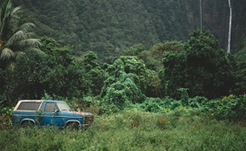
#> input picture lab2/InputImage.png, 246 x 151 px
$ jupyter execute lab2.ipynb
#> lines starting #> are read from the running program, lines starting #| are printed output that depends on the picture
# ЛАБОРАТОРНА РОБОТА №2

## Цифрова стеганографія засобами найменш значущогобіта

[cell 1]
import cv2
import numpy as np
import imageio
from matplotlib import pyplot as plt

### 1.1 Виконати вбудовування водяного знаку зображення.

[cell 2]
img = cv2.imread('InputImage.png')
#> img is the input picture: shape (151, 246, 3); mean B, G, R 62.1, 81.4, 66.1
img = cv2.cvtColor(img, cv2.COLOR_BGR2RGB)

wm = cv2.imread('WM.png')
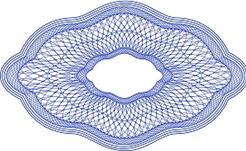
#> input picture lab2/WM.png, 246 x 151 px
#> wm is the input picture: shape (151, 246, 3); mean B, G, R 227.7, 207.8, 202.5
wm = cv2.cvtColor(wm, cv2.COLOR_BGR2RGB)

plt.figure(figsize=(10, 5))

plt.subplot(2, 2, 1)
plt.imshow(img)
plt.axis("off")

plt.subplot(2, 2, 2)
plt.imshow(wm)
plt.axis("off")

gray_img = cv2.cvtColor(img, cv2.COLOR_BGR2GRAY)

gray_wm = cv2.cvtColor(wm, cv2.COLOR_BGR2GRAY)
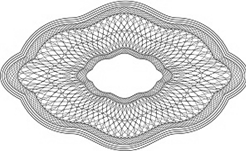
#> gray_wm: shape (151, 246); min 65, max 255, mean 213.2
_, bin_wm = cv2.threshold(gray_wm, 190, 255, cv2.THRESH_BINARY)
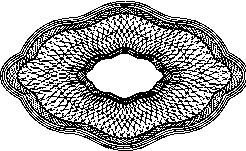
#> bin_wm: shape (151, 246); 67.8% white; black in thin lines or dots

plt.subplot(2, 2, 3)
plt.imshow(gray_img, cmap="gray")
plt.axis("off")

plt.subplot(2, 2, 4)
plt.imshow(bin_wm, cmap="gray")
plt.axis("off")

[cell 3]
def build_wm(image, bit_plane):

#> called with bit_plane = 5
    bit_mask = np.uint8(1 << (bit_plane - 1))
    new_image = (image & ~bit_mask) | ((bin_wm == 0)  * bit_mask)

    return new_image

bit_plane = 5
img_with_wm = build_wm(gray_img, bit_plane)

fig, axes = plt.subplots(1, 2, figsize=(13, 4))

axes[0].imshow(gray_img, cmap="gray")
axes[0].set_title("Original")
axes[0].axis("off")

axes[1].imshow(img_with_wm, cmap="gray")
axes[1].set_title("With watermark")
axes[1].axis("off")

[cell 4]
def build_wm(image, watermark, bit_plane):

#> called with bit_plane = 5
    bit_mask = np.uint8(1 << (bit_plane - 1))

    wm_resized = np.tile(watermark, (image.shape[0] // watermark.shape[0] + 1, image.shape[1] // watermark.shape[1] + 1))
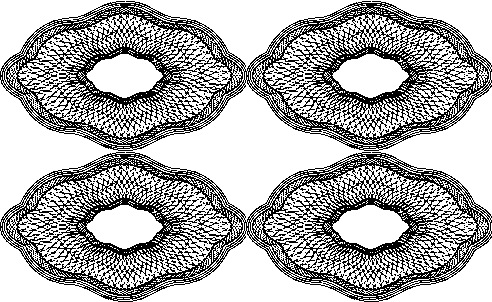
#> wm_resized: shape (302, 492); 67.8% white; black in thin lines or dots
    wm_resized = wm_resized[:image.shape[0], :image.shape[1]]
    wm_binary = (wm_resized > 128).astype(np.uint8)
#> wm_binary: shape (151, 246); values 0 (black) and 1 (white), 67.8% white; black in thin lines or dots

    new_image = (image & ~bit_mask) | (wm_binary * bit_mask)

    return new_image

bit_plane = 5
img_with_wm = build_wm(gray_img, bin_wm, bit_plane)

fig, axes = plt.subplots(1, 2, figsize=(13, 4))

axes[0].imshow(gray_img, cmap="gray")
axes[0].set_title("Original")
axes[0].axis("off")

axes[1].imshow(img_with_wm, cmap="gray")
axes[1].set_title("With watermark")
axes[1].axis("off")

### 1.2 Водяний знак вбудовувати у канал Blue.

[cell 5]
def build_wm_color(image, bit_plane):

#> called with bit_plane = 7
    b_channel, g_channel, r_channel = cv2.split(image)
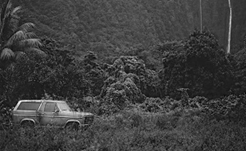
#> r_channel: shape (151, 246); min 1, max 255, mean 62.1

    bit_mask = np.uint8(1 << (bit_plane - 1))
    b_channel = (b_channel & ~bit_mask) | ((bin_wm == 0) * bit_mask)
    new_image = cv2.merge([b_channel, g_channel, r_channel])
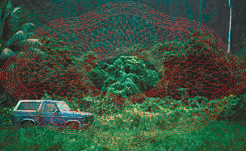
#> new_image: shape (151, 246, 3); mean R, G, B 58.4, 81.4, 62.1

    return new_image


bit_plane_blue = 7
new_image = build_wm_color(img, bit_plane_blue)

fig, axes = plt.subplots(1, 2, figsize=(13, 4))

axes[0].imshow(img, cmap="gray")
axes[0].set_title("Original")
axes[0].axis("off")

axes[1].imshow(new_image, cmap="gray")
axes[1].set_title("With watermark")
axes[1].axis("off")

### 2. Здійснити вбудовування текстової інформації (яка представлена побітово) у вхідне зображення на основі методу найменшого значущого біта.

[cell 6]
def text_to_bits(text):
    return ''.join(format(ord(char), '08b') for char in text)

def text_lsb(image, text, bit_plane = 5):

#> called with bit_plane = 5
    bit_string = text_to_bits(text) + '1110'

    watermarked_image = image.copy().flatten()

    bit_mask = np.uint8(1 << (bit_plane - 1))

    for i, bit in enumerate(bit_string):
        watermarked_image[i] = np.bitwise_and(watermarked_image[i], np.bitwise_not(bit_mask))
        watermarked_image[i] = np.bitwise_or(watermarked_image[i], np.uint8(int(bit) << (bit_plane - 1)))

    watermarked_image = watermarked_image.reshape(image.shape)

    return watermarked_image

text = "Вбудовування інформації в найменш значущі біти контейнера - історично один з перших і, мабуть, найбільш відомий підхід, який може застосовуватися, як для стеганографії, так і для захисту сигналів цифровими водяними знаками."
watermarked_image = text_lsb(gray_img, text)


fig, axes = plt.subplots(1, 2, figsize=(15, 6))

axes[0].imshow(gray_img, cmap="gray")
axes[0].set_title("Original")
axes[0].axis("off")

axes[1].imshow(watermarked_image, cmap="gray")
axes[1].set_title("With text")
axes[1].axis("off")

### 3. Написати метод, який виконує вилучення вонядного знаку із заповненого конейнега (зображення з водяним знаком).

[cell 7]
def return_img_gray(image, bit_plane):

#> called with bit_plane = 5
    bit_mask = np.uint8(1 << (bit_plane - 1))
    restored_image = np.bitwise_and(image, np.bitwise_not(bit_mask, dtype=np.uint8))

    return restored_image

img_without_wm = return_img_gray(img_with_wm, bit_plane)


fig, axes = plt.subplots(1, 2, figsize=(15, 7))

axes[0].imshow(img_with_wm, cmap="gray")
axes[0].set_title("Image with watermark")
axes[0].axis("off")

axes[1].imshow(img_without_wm, cmap="gray")
axes[1].set_title("Image without watermark")
axes[1].axis("off")

[cell 8]
def return_img_color(watermarked_image, bit_plane):

#> called with bit_plane = 7
    b_channel, g_channel, r_channel = cv2.split(watermarked_image)
    bit_mask = np.uint8(1 << (bit_plane - 1))
    b_channel_restored = np.bitwise_and(b_channel, np.bitwise_not(bit_mask, dtype=np.uint8))
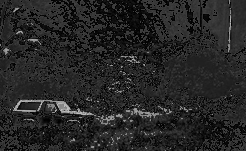
#> b_channel_restored: shape (151, 246); min 0, max 191, mean 37.7
    restored_image = cv2.merge([b_channel_restored, g_channel, r_channel])
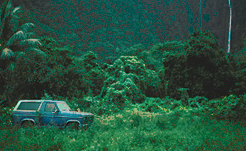
#> restored_image: shape (151, 246, 3); mean R, G, B 37.7, 81.4, 62.1

    return restored_image

restored_img = return_img_color(new_image, bit_plane_blue)

fig, axes = plt.subplots(1, 2, figsize=(15, 7))

axes[0].imshow(new_image)
axes[0].set_title("Image with watermark")
axes[0].axis("off")

axes[1].imshow(restored_img)
axes[1].set_title("Image without watermark")
axes[1].axis("off")

### 4. Реалізувати вбудовування повнокольорового зображення у GIF-файл, який має не менше 8 кадрів.Продемонструвати вбудовування і вилучення зображення з GIF-файлу.

[cell 9]
gif = imageio.mimread("animation.gif")
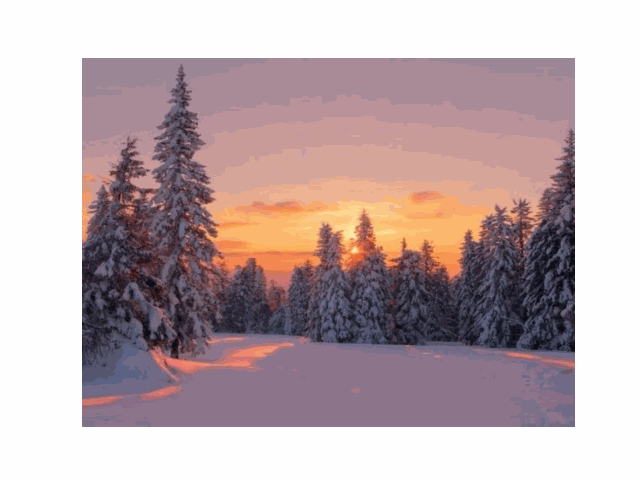
#> input picture lab2/animation.gif, 640 x 480 px
#> gif = 31 items
gif_rgb = [frame[:, :, :3] for frame in gif]
#> gif_rgb = 31 items

def gif(gif, img):

    h, w, _ = img.shape
#> h = 151; w = 246
    new_frames = []

    for frame in gif:

        frame = cv2.resize(frame, (w, h))
        watermarked_frame = (frame & 0b11110000) | (img >> 4)
        new_frames.append(watermarked_frame)
#> this loop made 31 passes
#> after the loop, new_frames = 31 items

    output_gif = "animation_new.gif"
    imageio.mimsave(output_gif, new_frames, format='GIF', duration=100)

    return output_gif

output_gif = gif(gif_rgb, img)
#> output_gif = 'animation_new.gif'

gif_frames = imageio.mimread(output_gif)
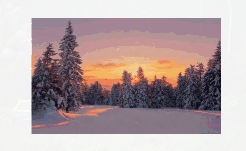
#> input picture lab2/animation_new.gif, 246 x 151 px
#> gif_frames = 31 items

for frame in gif_frames:
    cv2.imshow("GIF Animation", cv2.cvtColor(frame, cv2.COLOR_RGB2BGR))
    if cv2.waitKey(100) & 0xFF == 27:
        break
#> this loop made 1 pass; (key Esc is pressed on pass 1)

cv2.destroyAllWindows()
